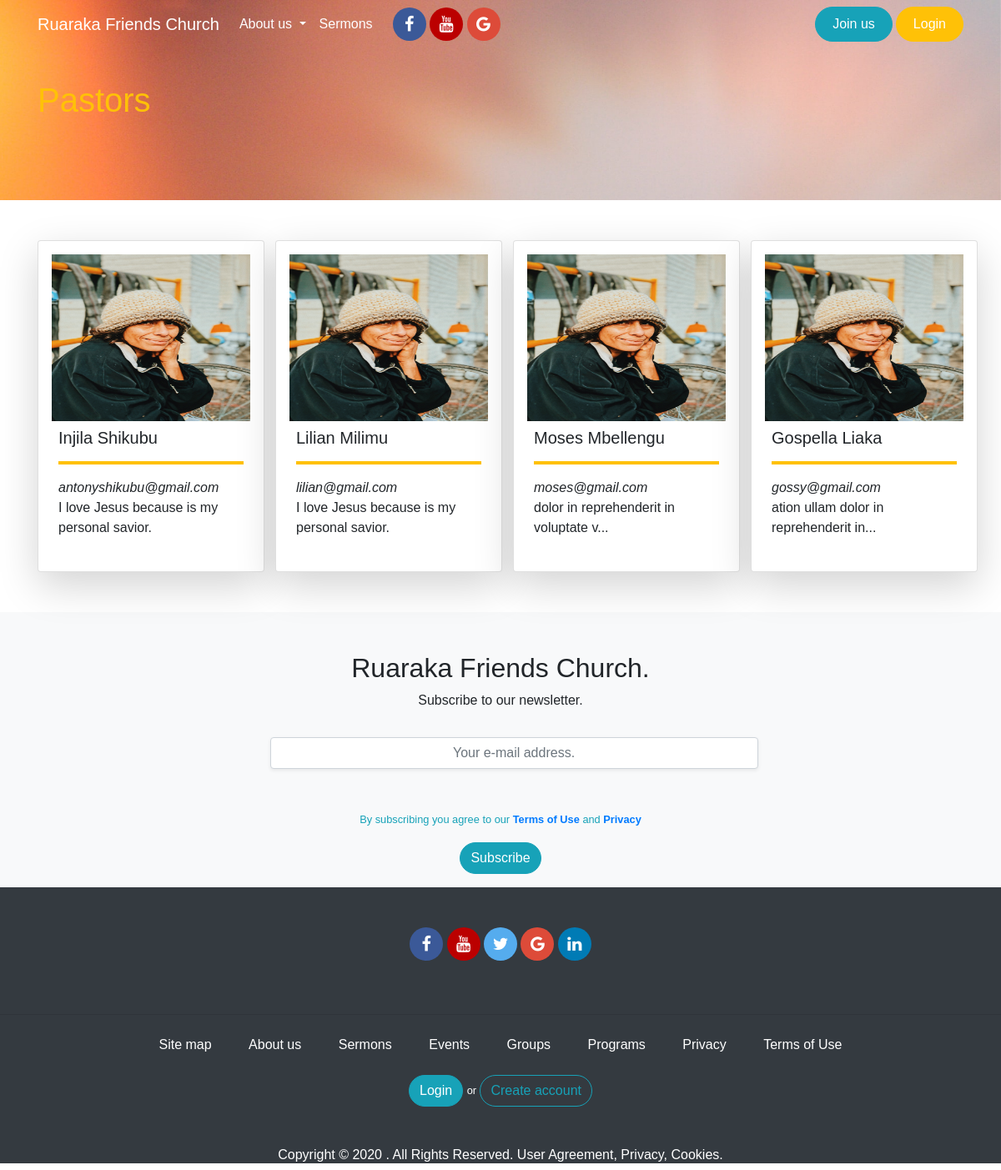
The page /pastors on the database its author committed.
### app/models.py (models this page shows, shortened)
class User(UserMixin,db.Model):
	id = db.Column(db.Integer, primary_key=True)
	username = db.Column(db.String(124), index=True,unique=True)
	firstname = db.Column(db.String(124), index=True)
	lastname = db.Column(db.String(124), index=True)
	email = db.Column(db.String(124), index=True, unique=True)
	password_hash = db.Column(db.String(124), index=True, unique=True)
	about_me = db.Column(db.String(150))
	avatar = db.Column(db.String(150))
	facebook_url = db.Column(db.String(200))
	twitter_url = db.Column(db.String(200))
	linkedin_url = db.Column(db.String(200))
	role = db.Column(db.String(124), index=True)
	posts = db.relationship('Post', backref='author', lazy='dynamic')
	sermons = db.relationship('Sermon', backref='author', lazy='dynamic')

### app/routes.py (the view)
@app.route('/pastors')
def pastors():
	pastors = User.query.all()[:4]
	return render_template('pastors.html', title='Pastors', pastors=pastors)

### app/templates/pastors.html
{% extends 'base.html' %}
{% block content  %}
<section id="section_pastors">
		<div class="" id="pastors_section-top">
				<div class="container pt-5">
					<h1 class="pt-5 text-warning">Pastors</h1>
				</div>
		</div>
		<div class="container pt-5" id="pastors_section-bottom">
			{% if pastors %}
			<div class="row">
				{% for pastor in pastors %}
					<div class="col-xs-12 col-sm-12 col-md-3 col-lg-3 col-xl-3">
						<div class="card shadow-lg p-3 mb-5 bg-white rounded" style="width:17em">
							<img src="{{url_for('static', filename='imgs/profile_img.jpg')}}" style="height:200px;width:100%"class="img-rounded mx-auto ">
							<div class="card-body p-2">
								<h5>{{pastor.firstname}} {{pastor.lastname}}</h5>
								<hr class="text-warning " style="border: 2px solid">
								<em>{{pastor.email}}</em>
								<p>{{pastor.about_me|truncate(40,True)}}</p>
							</div>
						</div>
					</div>
				{% endfor %}
			</div>
			{% endif %}
		</div>
</section>
{% endblock content  %}

### app/static/css/main.css (style rules this page uses)
body { font-family: sans-serif; padding: 0; margin: 0 }
#pastors_section-top { background-image: url('/static/imgs/bg1.jpg') ; background-repeat: no-repeat; background-attachment: fixed; background-size: cover; background-position: center; min-height: 30vh; }

### rows shown on the page
User: firstname "Injila", lastname "Shikubu", email "antonyshikubu@gmail.com", about_me "I love Jesus because is my personal savior."
User: firstname "Lilian", lastname "Milimu", email "lilian@gmail.com", about_me "I love Jesus because is my personal savior."
User: firstname "Moses", lastname "Mbellengu", email "moses@gmail.com", about_me "dolor in reprehenderit in voluptate v..."
User: firstname "Gospella", lastname "Liaka", email "gossy@gmail.com", about_me "ation ullam dolor in reprehenderit in..."
